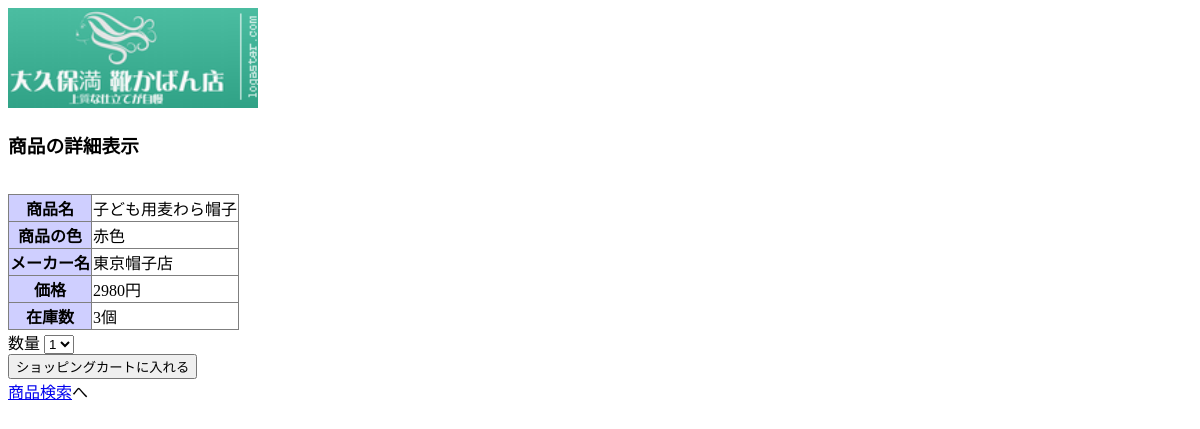
Page /itemDetail.php?item_id=3 on the committed database.
### tables this page shows
CREATE TABLE items (
    item_id     INTEGER         AUTO_INCREMENT PRIMARY KEY,
    name        VARCHAR(128)    NOT NULL,
    manufacturer VARCHAR(32),
    category_id INTEGER         NOT NULL,
    color       VARCHAR(16),
    price       INTEGER         NOT NULL DEFAULT 0,
    stock       INTEGER         NOT NULL DEFAULT 0,
    recommended BOOLEAN         NOT NULL DEFAULT FALSE,
    FOREIGN KEY (category_id) REFERENCES categories (category_id)
);

### itemDetail.php (the view, shortened to what this page needs)
<?php
function h($str)
{
    return htmlspecialchars($str, ENT_QUOTES, 'UTF-8');
}
$req_item_id = $_GET['item_id'];
$conn = mysqli_connect('localhost', 'root', 'P@ssw0rd', 'ecsite');
mysqli_set_charset($conn, 'utf8');
$sql = 'SELECT * FROM items WHERE item_id = \'' . $req_item_id . '\'';
$query_result = mysqli_query($conn, $sql);
$result = mysqli_fetch_assoc($query_result);
?>
<!DOCTYPE html>
<html lang="ja">
<head>
<link rel="stylesheet" type="text/css" href="style.css" />
</head>
<body>
	<img border="0" src="3_White_logo_on_color1_181x73.png" width="250"
		height="100" alt="大久保満 靴かばん店">
	<h3>商品の詳細表示</h3>
	<br />
	<table>
		<tr>
			<th>商品名</th>
			<td><?php echo h($result['name'])?></td>
		</tr>
		<tr>
			<th>商品の色</th>
			<td><?php echo h($result['color'])?></td>
		</tr>
		<tr>
			<th>メーカー名</th>
			<td><?php echo h($result['manufacturer'])?></td>
		</tr>
		<tr>
			<th>価格</th>
			<td><?php echo h($result['price'])?>円</td>
		</tr>
		<tr>
			<th>在庫数</th>
			<td><?php echo h($result['stock'])?>個</td>
		</tr>
	</table>
	<form action="cart.php" method="POST">
		数量 <select name="amount">
			<option selected value="1">1</option>
		</select><br />
		<input type="submit" value="ショッピングカートに入れる" /><br />
	</form>
	<a href="index.php">商品検索</a>へ
	<br />
</body>
</html>

### style.css (style rules this page uses)
table { border: 1px #7f7f7f solid; border-collapse: collapse; }
th { background-color: #cfcfff; text-align: center; border: 1px #7f7f7f solid; }
td { background-color: #ffffff; text-align: left; border: 1px #7f7f7f solid; }

### rows in the picture
items: name "子ども用麦わら帽子", color "赤色", manufacturer "東京帽子店", price "2980", stock "3"
